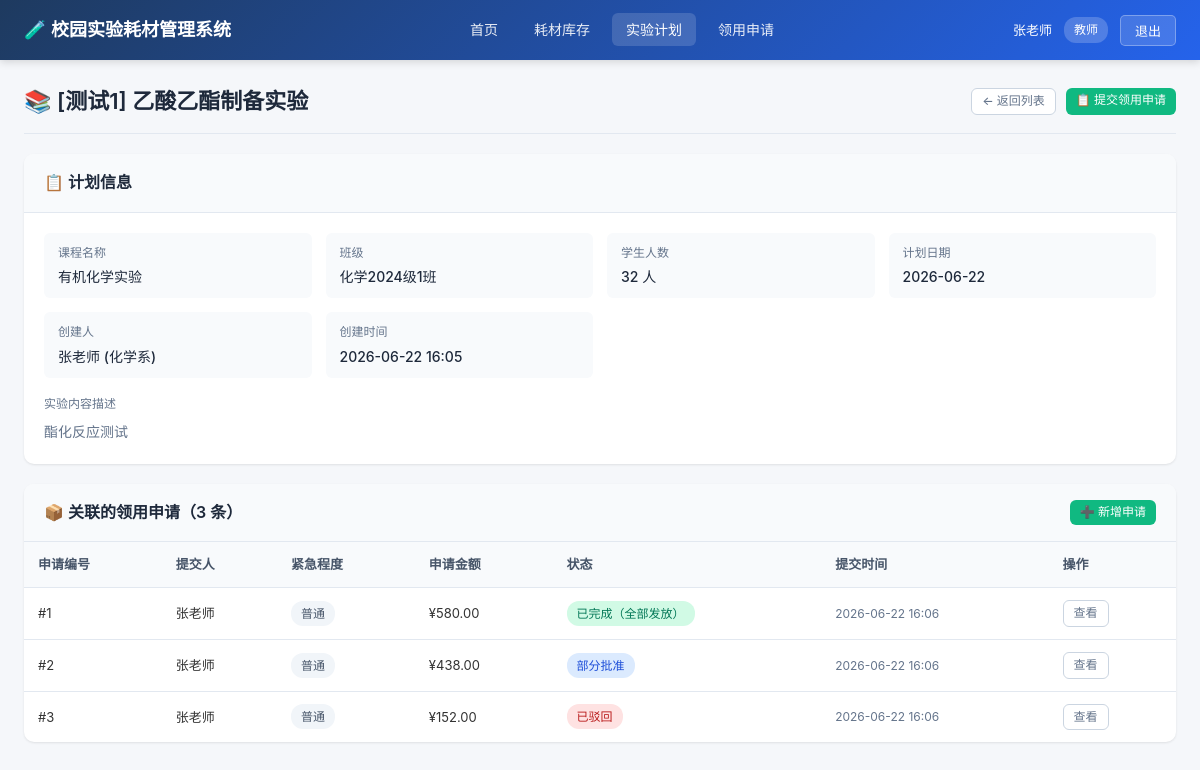
The page /plans/1 (signed in) on the database its author committed.
### models.py (models this page shows)
class User(Base):
    __tablename__ = "users"
    id = Column(Integer, primary_key=True, index=True)
    username = Column(String(50), unique=True, index=True, nullable=False)
    password = Column(String(100), nullable=False)
    full_name = Column(String(100), nullable=False)
    role = Column(String(20), nullable=False)  # teacher, keeper, director
    department = Column(String(100), default="")
    created_at = Column(DateTime, default=datetime.now)
    created_plans = relationship("ExperimentPlan", back_populates="creator")
    submitted_requests = relationship("SupplyRequest", back_populates="applicant")
    approvals = relationship("ApprovalRecord", back_populates="approver")

class ExperimentPlan(Base):
    __tablename__ = "experiment_plans"
    id = Column(Integer, primary_key=True, index=True)
    title = Column(String(200), nullable=False)
    course_name = Column(String(200), default="")
    class_name = Column(String(100), default="")
    student_count = Column(Integer, default=0)
    plan_date = Column(Date, nullable=False)
    description = Column(Text, default="")
    creator_id = Column(Integer, ForeignKey("users.id"), nullable=False)
    created_at = Column(DateTime, default=datetime.now)
    creator = relationship("User", back_populates="created_plans")
    requests = relationship("SupplyRequest", back_populates="plan")

class SupplyRequest(Base):
    __tablename__ = "supply_requests"
    id = Column(Integer, primary_key=True, index=True)
    plan_id = Column(Integer, ForeignKey("experiment_plans.id"), nullable=False)
    applicant_id = Column(Integer, ForeignKey("users.id"), nullable=False)
    status = Column(String(20), nullable=False, default="pending")
    urgency = Column(String(20), default="normal")  # normal, urgent, emergency
    total_amount = Column(Float, default=0.0)
    remark = Column(Text, default="")
    created_at = Column(DateTime, default=datetime.now)
    updated_at = Column(DateTime, default=datetime.now, onupdate=datetime.now)
    plan = relationship("ExperimentPlan", back_populates="requests")
    applicant = relationship("User", back_populates="submitted_requests")
    items = relationship("RequestItem", back_populates="request", cascade="all, delete-orphan")
    approvals = relationship("ApprovalRecord", back_populates="request", cascade="all, delete-orphan")
    issuances = relationship("SupplyIssuance", back_populates="request", cascade="all, delete-orphan")

### main.py (the view)
@app.get("/plans/{plan_id}", response_class=HTMLResponse)
async def plan_detail(
    request: Request,
    plan_id: int,
    current_user: models.User = Depends(get_current_user),
    db: Session = Depends(get_db)
):
    plan = db.query(models.ExperimentPlan).filter(models.ExperimentPlan.id == plan_id).first()
    if not plan:
        raise HTTPException(status_code=404, detail="实验计划不存在")
    return templates.TemplateResponse("plans/detail.html", {
        "request": request,
        "current_user": current_user,
        "plan": plan,
        "ROLE_MAP": ROLE_MAP
    })

### templates/plans/detail.html (shortened to what this page needs)
{% extends "base.html" %}
{% block content %}
<div class="page-header">
    <div class="page-title">📚 {{ plan.title }}</div>
    <div class="page-actions">
        <a href="/plans" class="btn btn-outline btn-sm">← 返回列表</a>
        {% if current_user.role == 'teacher' and current_user.id == plan.creator_id %}
        <a href="/requests/new?plan_id={{ plan.id }}" class="btn btn-success btn-sm">📋 提交领用申请</a>
        {% endif %}
    </div>
</div>
<div class="card">
    <div class="card-header">
        <div class="card-title">📋 计划信息</div>
    </div>
    <div class="card-body">
        <div class="detail-grid">
            <div class="detail-item">
                <div class="detail-label">课程名称</div>
                <div class="detail-value">{{ plan.course_name or '-' }}</div>
            </div>
            <div class="detail-item">
                <div class="detail-label">班级</div>
                <div class="detail-value">{{ plan.class_name or '-' }}</div>
            </div>
            <div class="detail-item">
                <div class="detail-label">学生人数</div>
                <div class="detail-value">{{ plan.student_count or 0 }} 人</div>
            </div>
            <div class="detail-item">
                <div class="detail-label">计划日期</div>
                <div class="detail-value">{{ plan.plan_date.strftime('%Y-%m-%d') }}</div>
            </div>
            <div class="detail-item">
                <div class="detail-label">创建人</div>
                <div class="detail-value">{{ plan.creator.full_name }} ({{ plan.creator.department }})</div>
            </div>
            <div class="detail-item">
                <div class="detail-label">创建时间</div>
                <div class="detail-value">{{ plan.created_at.strftime('%Y-%m-%d %H:%M') }}</div>
            </div>
        </div>
        {% if plan.description %}
        <div class="mt-2">
            <div class="detail-label mb-1">实验内容描述</div>
            <div class="text-muted" style="white-space: pre-wrap;">{{ plan.description }}</div>
        </div>
        {% endif %}
    </div>
</div>
<div class="card">
    <div class="card-header flex-between">
        <div class="card-title">📦 关联的领用申请（{{ plan.requests|length }} 条）</div>
        {% if current_user.role == 'teacher' and current_user.id == plan.creator_id %}
        <a href="/requests/new?plan_id={{ plan.id }}" class="btn btn-success btn-sm">➕ 新增申请</a>
        {% endif %}
    </div>
    <div class="table-responsive">
        <table>
            <thead>
                <tr>
                    <th>申请编号</th>
                    <th>提交人</th>
                    <th>紧急程度</th>
                    <th>申请金额</th>
                    <th>状态</th>
                    <th>提交时间</th>
                    <th>操作</th>
                </tr>
            </thead>
            <tbody>
                {% for r in plan.requests %}
                <tr>
                    <td>#{{ r.id }}</td>
                    <td>{{ r.applicant.full_name }}</td>
                    <td>
                        {% if r.urgency == 'emergency' %}
                        <span class="badge badge-danger">紧急</span>
                        {% elif r.urgency == 'urgent' %}
                        <span class="badge badge-warning">加急</span>
                        {% else %}
                        <span class="badge badge-default">普通</span>
                        {% endif %}
                    </td>
                    <td>¥{{ "%.2f"|format(r.total_amount) }}</td>
                    <td>
                        {% set cls = 'badge-pending' if r.status == 'pending' else ('badge-approved' if r.status in ['approved','partially_approved'] else ('badge-rejected' if r.status == 'rejected' else 'badge-completed')) %}
                        <span class="badge {{ cls }}">{{ STATUS_MAP.get(r.status, r.status) }}</span>
                    </td>
                    <td class="text-sm text-muted">{{ r.created_at.strftime('%Y-%m-%d %H:%M') }}</td>
                    <td><a href="/requests/{{ r.id }}" class="btn btn-outline btn-sm">查看</a></td>
                </tr>
                {% endfor %}
            </tbody>
        </table>
    </div>
</div>
{% endblock %}

### templates/base.html (shortened to what this page needs)
<!DOCTYPE html>
<html lang="zh-CN">
<head>
    <link rel="stylesheet" href="/static/style.css">
</head>
<body>
{% block navbar %}
<nav class="navbar">
    <div class="navbar-brand">
        <a href="/">🧪 校园实验耗材管理系统</a>
    </div>
    {% if current_user %}
    <ul class="navbar-nav">
        <li><a href="/" class="{% if request.url.path == '/' %}active{% endif %}">首页</a></li>
        <li><a href="/supplies" class="{% if '/supplies' in request.url.path %}active{% endif %}">耗材库存</a></li>
        {% if current_user.role == 'teacher' %}
        <li><a href="/plans" class="{% if '/plans' in request.url.path %}active{% endif %}">实验计划</a></li>
        {% endif %}
        <li><a href="/requests" class="{% if '/requests' in request.url.path %}active{% endif %}">领用申请</a></li>
    </ul>
    <div class="navbar-user">
        <span>{{ current_user.full_name }}</span>
        <span class="role-badge">{{ ROLE_MAP.get(current_user.role, current_user.role) }}</span>
        <form action="/logout" method="post">
            <button type="submit">退出</button>
        </form>
    </div>
    {% endif %}
</nav>
{% endblock %}
<div class="main-container">
    {% block content %}{% endblock %}
</div>
</body>
</html>

### static/style.css (style rules this page uses)
* { margin: 0; padding: 0; box-sizing: border-box; }
body { font-family: -apple-system, BlinkMacSystemFont, "Segoe UI", "PingFang SC", "Hiragino Sans GB", "Microsoft YaHei", sans-serif; background: #f5f7fa; color: #333; line-height: 1.6; font-size: 14px; }
a { color: #2563eb; text-decoration: none; }
.navbar { background: linear-gradient(135deg, #1e3a5f 0%, #2563eb 100%); color: white; padding: 0 24px; height: 60px; display: flex; align-items: center; justify-content: space-between; box-shadow: 0 2px 8px rgba(0, 0, 0, 0.15); position: sticky; top: 0; z-index: 100; }
.navbar-brand { font-size: 18px; font-weight: 600; display: flex; align-items: center; gap: 10px; }
.navbar-brand a { color: white; text-decoration: none; }
.navbar-nav { display: flex; align-items: center; gap: 8px; list-style: none; }
.navbar-nav a { color: rgba(255, 255, 255, 0.9); padding: 8px 14px; border-radius: 6px; font-size: 14px; transition: all 0.2s; }
.navbar-nav a:hover, .navbar-nav a.active { background: rgba(255, 255, 255, 0.15); color: white; text-decoration: none; }
.navbar-user { display: flex; align-items: center; gap: 12px; font-size: 13px; }
.navbar-user .role-badge { background: rgba(255, 255, 255, 0.2); padding: 3px 10px; border-radius: 12px; font-size: 12px; }
.navbar-user form { display: inline; }
.navbar-user button { background: rgba(255, 255, 255, 0.15); color: white; border: 1px solid rgba(255, 255, 255, 0.3); padding: 5px 14px; border-radius: 5px; cursor: pointer; font-size: 13px; transition: all 0.2s; }
.main-container { max-width: 1400px; margin: 24px auto; padding: 0 24px; }
.page-header { display: flex; justify-content: space-between; align-items: center; margin-bottom: 20px; padding-bottom: 14px; border-bottom: 1px solid #e2e8f0; }
.page-title { font-size: 22px; font-weight: 600; color: #1e293b; }
.page-actions { display: flex; gap: 10px; }
.card { background: white; border-radius: 10px; box-shadow: 0 1px 3px rgba(0, 0, 0, 0.06), 0 1px 2px rgba(0, 0, 0, 0.04); margin-bottom: 20px; overflow: hidden; }
.card-header { padding: 16px 20px; background: #f8fafc; border-bottom: 1px solid #e2e8f0; display: flex; justify-content: space-between; align-items: center; }
.card-title { font-size: 16px; font-weight: 600; color: #1e293b; }
.card-body { padding: 20px; }
table { width: 100%; border-collapse: collapse; }
table th, table td { padding: 12px 14px; text-align: left; border-bottom: 1px solid #e2e8f0; font-size: 13px; }
table th { background: #f8fafc; font-weight: 600; color: #475569; white-space: nowrap; }
table tbody tr:last-child td { border-bottom: none; }
.table-responsive { overflow-x: auto; }
.badge { display: inline-block; padding: 3px 10px; border-radius: 12px; font-size: 12px; font-weight: 500; white-space: nowrap; }
.badge-approved { background: #dbeafe; color: #1d4ed8; }
.badge-rejected { background: #fee2e2; color: #b91c1c; }
.badge-completed { background: #d1fae5; color: #047857; }
.badge-default { background: #f1f5f9; color: #475569; }
.btn { display: inline-block; padding: 7px 16px; border-radius: 6px; font-size: 13px; font-weight: 500; border: none; cursor: pointer; transition: all 0.2s; text-decoration: none; line-height: 1.4; }
.btn-success { background: #10b981; color: white; }
.btn-outline { background: white; color: #64748b; border: 1px solid #cbd5e1; }
.btn-sm { padding: 4px 10px; font-size: 12px; }
.detail-grid { display: grid; grid-template-columns: repeat(auto-fit, minmax(240px, 1fr)); gap: 14px; }
.detail-item { padding: 10px 14px; background: #f8fafc; border-radius: 6px; }
.detail-label { font-size: 12px; color: #64748b; margin-bottom: 4px; }
.detail-value { font-size: 14px; color: #1e293b; font-weight: 500; }
.text-muted { color: #64748b; }
.text-sm { font-size: 12px; }
.mt-2 { margin-top: 16px; }
.mb-1 { margin-bottom: 8px; }
.flex-between { display: flex; justify-content: space-between; align-items: center; }

### rows shown on the page
User: full_name "张老师", get "教师", creator.full_name "张老师", creator.department "化学系"
ExperimentPlan: title "[测试1] 乙酸乙酯制备实验", course_name "有机化学实验", class_name "化学2024级1班", student_count "32", plan_date "2026-06-22", created_at "2026-06-22 16:05", description "酯化反应测试"
SupplyRequest: id "1", applicant.full_name "张老师", urgency "普通", total_amount "580.00", get "已完成（全部发放）", created_at "2026-06-22 16:06"
SupplyRequest: id "2", applicant.full_name "张老师", urgency "普通", total_amount "438.00", get "部分批准", created_at "2026-06-22 16:06"
SupplyRequest: id "3", applicant.full_name "张老师", urgency "普通", total_amount "152.00", get "已驳回", created_at "2026-06-22 16:06"

### other values the page prints
{{ plan.requests|length }} "3"
